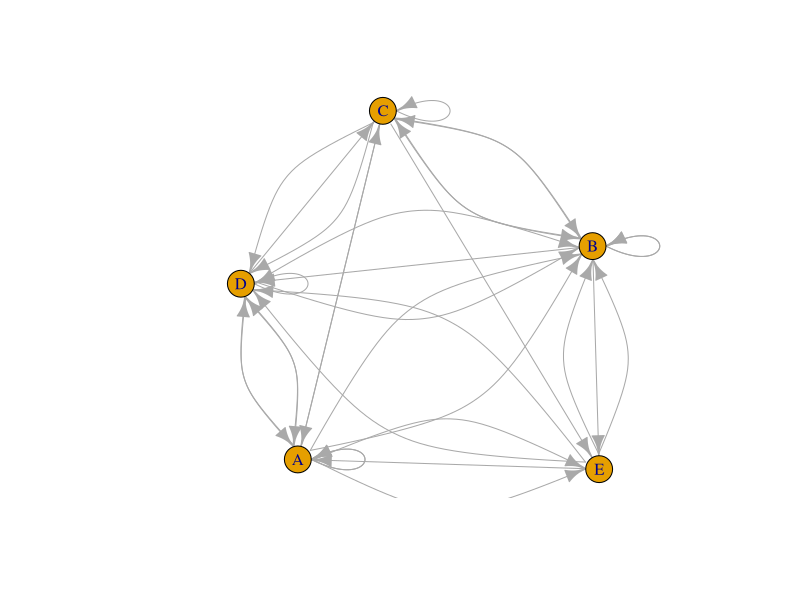
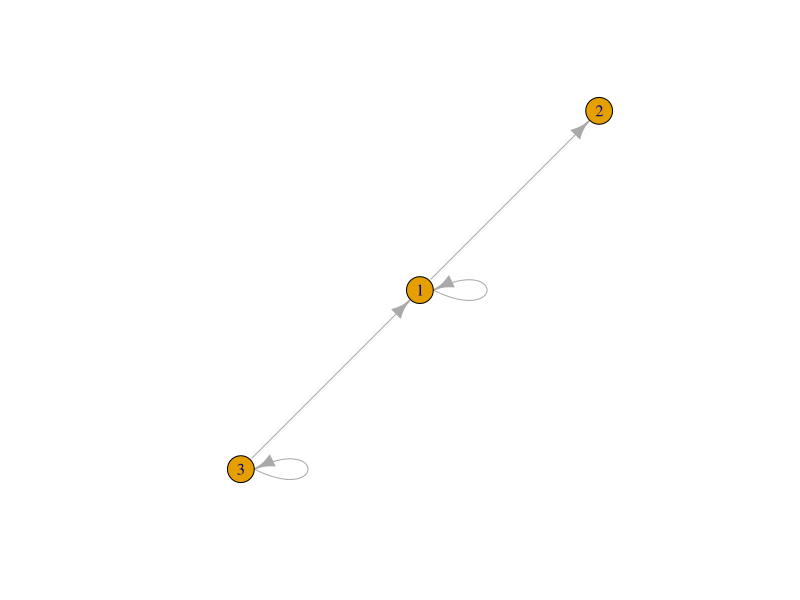

R code for these plots, in order:
## ---- chunk 1
setwd("/home/bvt/Dropbox/eng_science/R/wd/graph")
#setwd("C:/Users/bvt/Dropbox/eng_science/R/wd/tle")
# https://www.r-bloggers.com/2020/01/graph-theory-101-with-corruption-cases-in-spain/
# https://rviews.rstudio.com/2019/03/06/intro-to-graph-analysis/
# https://stats.stackexchange.com/questions/6155/graph-theory-analysis-and-visualization
# https://cran.r-project.org/web/views/gR.html
# https://www.r-exercises.com/2017/10/20/graph-theory-igraph-part1/?__cf_chl_jschl_tk__=bf96d3b3ca32b5083b42fae2f46bd922b01f6c53-1610989418-0-AdEIGbxSDkac8gDVrtiFVGFERE_y75rV_pSceSsbxdyjbQr_ZIHFTso222EwDHV6S8XC__5svuplM76ri2plpHBWeVIQIrvN-gbSYMdDm8enJoVFzHGMwEzOFIz0RRLcjCQoqT8O3y58oCqRFzbZ5-ACMyjRx_IeBgX8pzg1GfpdTS2p_ncBTitHgt_pKFPrObCjCkKHz8aHsw-aO-04J4e5Oiz5g4Ib8yWfQfe0X1M9lppDehfH9TQhDnnP6iHXTbG4ItQ7M7yjtjTGN7c9ZoTES4Sms9iUtbH6Ysn0qcy6jKeofRVymUZ-PaecTLaMTnAkSQRiFSF8Ol5G184NPaXNpMqH6qfu-JTR0bmHhS4O
# https://www.r-exercises.com/tag/igraph-visualizations/
# https://www.tutorialspoint.com/graph_theory/types_of_graphs.htm
# https://www.r-bloggers.com/2016/09/turning-keywords-into-a-co-occurrence-network/ very technical
# https://eehh-stanford.github.io/SNA-workshop/intro-igraph.html
# http://r-israel.com/wp-content/uploads/2014/12/r-igraph-workshop_final.pdf
###-----------###
options(scipen=999)
#Load required packages

library(readr)
library(tidygraph)
library(igraph)
## ---- chunk 2
#https://www.r-graph-gallery.com/257-input-formats-for-network-charts.html
library(igraph)

# Create data
set.seed(10)
data <- matrix(sample(0:2, 25, replace=TRUE), nrow=5)
colnames(data) = rownames(data) = LETTERS[1:5]
 
# build the graph object
network <- graph_from_adjacency_matrix(data)
 
# plot it
plot(network)
## ---- chunk 3

#https://rviews.rstudio.com/2019/03/06/intro-to-graph-analysis/ - also discusses other packages
x <- 2
print(x)



 
 # https://www.data-imaginist.com/2017/ggraph-introduction-layouts/
 x <- 3
 print(x)
 
## ---- chunk 4


## ---- chunk 5
# https://stats.stackexchange.com/questions/6155/graph-theory-analysis-and-visualization
adj.mat <- matrix(sample(c(0,1), 9, replace=TRUE), nr=3)
g <- graph.adjacency(adj.mat)
plot(g)
